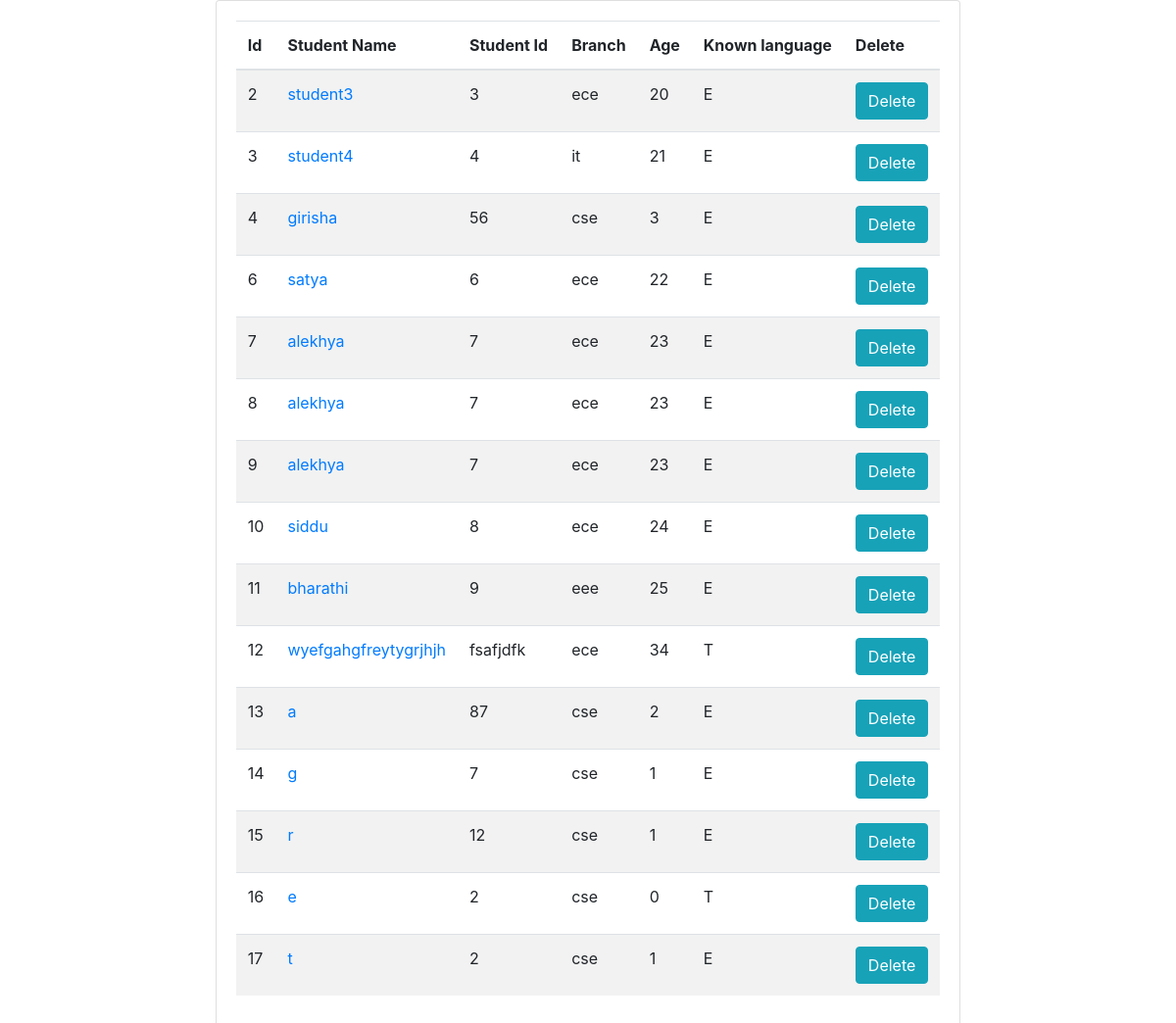
The page /myapp2/display/ on the database its author committed.
### myApp2/models.py (models this page shows, shortened)
class Student(models.Model):
    branches = [('cse','CSE'),
                ('ece','ECE'),
                ('it','IT'),
                ('eee','EEE')]
    language_choices = (
        ('T', 'Telugu'),
        ('E', 'English'),
        ('H', "Hindi"))
    stuid = models.CharField(max_length=10)
    stuName = models.CharField(max_length=50)
    branch = models.CharField(max_length=50,choices=branches)
    age = models.IntegerField()
    language = models.CharField(max_length=1, choices=language_choices, blank=True, null=True)

### myApp2/views.py (the view)
# urls.py: path('display/',views.display, name= 'display'),
def display(request):
    data = Student.objects.all()
    return render(request,'myApp2/displayStudent.html',{'data':data})

### myApp2/templates/myApp2/displayStudent.html (shortened to what this page needs)
<!DOCTYPE html>
<html>
<head>
	{% load static %}
	<link rel="stylesheet" type="text/css" href="{% static 'css/bootstrap.min.css' %}">
</head>
<body>
<div class="container">
	<div class="row	justify-content-center">
		<div class="card">
			<div class="card-body">
				<table class="table table-striped table-responsive">
					<thead >
						<th>Id</th>
						<th>Student Name</th>
						<th>Student Id</th>
						<th>Branch</th>
						<th>Age</th>
						<th>Known language</th>
					<th>Delete</th>
					</thead>
					<tbody>
						{% for info in data %}
							<tr>
								<td>{{info.id}}</td>
								<td><a href="{% url 'edit' info.id %}">{{info.stuName}}</a></td>
								<td>{{info.stuid}}</td>
								<td>{{info.branch}}</td>
								<td>{{info.age}}</td>
								<td>{{info.language}}</td>
								<td><a class="btn btn-info" href="{% url 'delete' info.id %}">Delete</a></td>
							</tr>
						{% endfor %}
					</tbody>
				</table>
			</div>
		</div>
	</div>
</div>
</body>
</html>

### rows shown on the page
Student: id "2", stuName "student3", stuid "3", branch "ece", age "20", language "E"
Student: id "3", stuName "student4", stuid "4", branch "it", age "21", language "E"
Student: id "4", stuName "girisha", stuid "56", branch "cse", age "3", language "E"
Student: id "6", stuName "satya", stuid "6", branch "ece", age "22", language "E"
Student: id "7", stuName "alekhya", stuid "7", branch "ece", age "23", language "E"
Student: id "8", stuName "alekhya", stuid "7", branch "ece", age "23", language "E"
Student: id "9", stuName "alekhya", stuid "7", branch "ece", age "23", language "E"
Student: id "10", stuName "siddu", stuid "8", branch "ece", age "24", language "E"
Student: id "11", stuName "bharathi", stuid "9", branch "eee", age "25", language "E"
Student: id "12", stuName "wyefgahgfreytygrjhjh", stuid "fsafjdfk", branch "ece", age "34", language "T"
Student: id "13", stuName "a", stuid "87", branch "cse", age "2", language "E"
Student: id "14", stuName "g", stuid "7", branch "cse", age "1", language "E"
Student: id "15", stuName "r", stuid "12", branch "cse", age "1", language "E"
Student: id "16", stuName "e", stuid "2", branch "cse", age "0", language "T"
Student: id "17", stuName "t", stuid "2", branch "cse", age "1", language "E"
